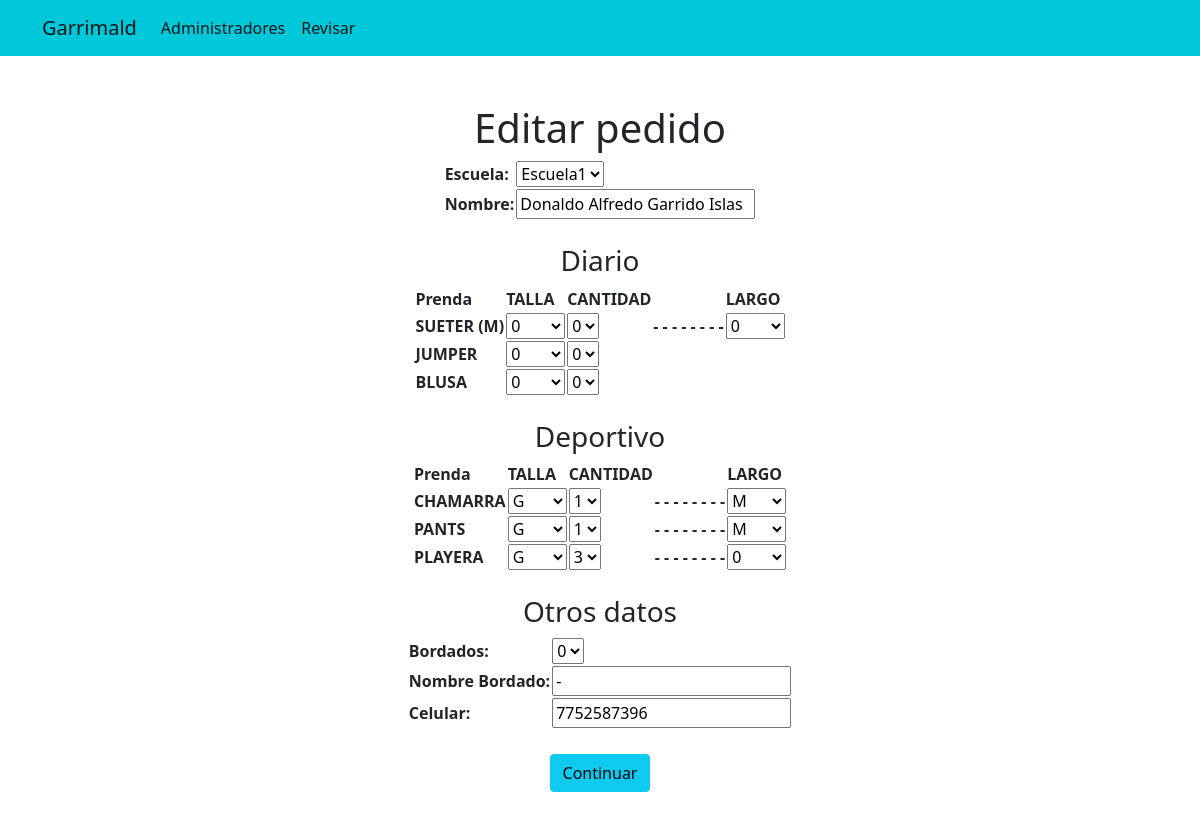
The page /ordenarMujer/5 (signed in) on the database its author committed.
### uniformes/models.py (models this page shows)
class Pedidos(models.Model):
    TALLAS = ((0,'0'), (2,'2'), (4,'4'), (6,'6'), (8,'8'),
              (10,'10'), (12,'12'), (14,'14'), (16,'16'),
              (32,'X-CH'), (34,'CH'), (36,'M'), (38,'G'),
              (40,'X-G'), (42,'2X-G'),)
    CANTIDAD = ((0,'0'), (1,'1'), (2,'2'), (3,'3'), (4,'4'), (5,'5'))
    id = models.AutoField(primary_key=True)
    escuela = models.ForeignKey(Escuela, on_delete=models.CASCADE)
    nombre = models.CharField(max_length=64, default='')
    chamarra = models.IntegerField(
        default=0,
        choices= TALLAS,
    )
    chamarra_largo = models.IntegerField(
        default=0,
        choices= TALLAS,
    )
    chamarra_cantidad = models.IntegerField(
        default=0,
        choices=CANTIDAD,
    )
    playera = models.IntegerField(
        default=0,
        choices= TALLAS,
    )
    playera_largo = models.IntegerField(
        default=0,
        choices= TALLAS,
    )
    playera_cantidad = models.IntegerField(
        default=0,
        choices=CANTIDAD,
    )
    pants = models.IntegerField(
        default=0,
        choices= TALLAS,
    )
    pants_largo = models.IntegerField(
        default=0,
        choices= TALLAS,
    )
    pants_cantidad = models.IntegerField(
        default=0,
        choices=CANTIDAD,
    )
    sueter_hombre = models.IntegerField(
        default=0,
        choices= TALLAS,
    )
    sueter_hombre_largo = models.IntegerField(
        default=0,
        choices= TALLAS,
    )
    sueter_hombre_cantidad = models.IntegerField(
        default=0,
        choices=CANTIDAD,
    )
    sueter_mujer = models.IntegerField(
        default=0,
        choices= TALLAS,
    )
    sueter_mujer_largo = models.IntegerField(
        default=0,
        choices= TALLAS,
    )
    sueter_mujer_cantidad = models.IntegerField(
        default=0,
        choices=CANTIDAD,
    )
    camisa = models.IntegerField(
        default=0,
        choices= TALLAS,
    )
    camisa_cantidad = models.IntegerField(
        default=0,
        choices=CANTIDAD,
    )
    blusa = models.IntegerField(
        default=0,
        choices= TALLAS,
    )
    blusa_cantidad = models.IntegerField(
        default=0,
        choices=CANTIDAD,
    )
    pantalon = models.IntegerField(
        default=0,
        choices= TALLAS,
    )
    pantalon_cantidad = models.IntegerField(
        default=0,
        choices=CANTIDAD,
    )
    jumper = models.IntegerField(
        default=0,
        choices= TALLAS,
    )
    jumper_largo = models.IntegerField(
        default=0,
        choices= TALLAS,
    )
    jumper_cantidad = models.IntegerField(
        default=0,
        choices=CANTIDAD,
    )
    bordados = models.IntegerField(
        default=0,
        choices=CANTIDAD,
    )
    bordado_nombre = models.CharField(max_length=64, default='')
    celular = models.IntegerField(
        validators=[
            MaxValueValidator(9999999999),
            MinValueValidator(0)
        ]
    )
    fecha_hora = models.CharField(default=datetime.now().strftime('%Y-%m-%d %H:%M:%S'),
                                  max_length=64)

### uniformes/views.py (the view, shortened to what this page needs)
# urls.py: path('ordenarMujer/<int:pk>', views.editarMujer, name='editarMujer'),
@login_required(login_url='login')
def editarMujer(request, pk):
    pedido = Pedidos.objects.get(pk=pk)
    form = MujerForm(instance=pedido)
    return render(request, 'uniformes/editarMujer.html', {'uniformform':form, 'pedido':pedido})

### uniformes/forms.py
class MujerForm(forms.ModelForm):
    class Meta:
        model = Pedidos
        fields = ['escuela', 'nombre', 'chamarra', 'chamarra_largo','chamarra_cantidad',
                  'playera', 'playera_largo', 'playera_cantidad',
                  'pants', 'pants_largo', 'pants_cantidad',
                  'sueter_mujer', 'sueter_mujer_largo', 'sueter_mujer_cantidad',
                  'blusa', 'blusa_cantidad',
                  'jumper', 'jumper_cantidad',
                  'bordados', 'bordado_nombre', 'celular']

### uniformes/models.py (called while the page is built)
    def __str__(self):
        return self.nombre_escuela

### uniformes/templates/uniformes/editarMujer.html (shortened to what this page needs)
{% extends 'uniformes/base.html' %}
{% block 'body' %}
<head>
  <link href="https://cdn.jsdelivr.net/npm/bootstrap@5.0.1/dist/css/bootstrap.min.css" rel="stylesheet">
</head>
<div class="my-5 text-center container">
  <body><h1>Editar pedido</h1></body>
<center>
<form action="{% url 'editarMujer' pedido.id %}" method="post" class="center">
  <table>
      <tr>
          <th>
              Escuela:
          </th>
          <th>
              {{ uniformform.escuela }}
          </th>
      </tr>
      <tr>
          <th>
              Nombre:
          </th>
          <th>
              {{ uniformform.nombre }}
          </th>
      </tr>
  </table>
  <br>
  <body><h3>Diario</h3></body>
  <table>
      <tr>
          <th>
              Prenda
          </th>
          <th>
              TALLA
          </th>
          <th>
              CANTIDAD
          </th>
          <th>
          </th>
          <th>
              LARGO
          </th>
      </tr>
      <tr>
          <th>
              SUETER (M)
          </th>
          <th>
              {{ uniformform.sueter_mujer }}
          </th>
          <th>
              {{ uniformform.sueter_mujer_cantidad }}
          </th>
          <th>
              - - - - - - - -
          </th>
          <th>
              {{ uniformform.sueter_mujer_largo }}
          </th>
      </tr>
      <tr>
          <th>
              JUMPER
          </th>
          <th>
              {{ uniformform.jumper }}
          </th>
          <th>
              {{ uniformform.jumper_cantidad }}
          </th>
          <th>
          </th>
          <th>
          </th>
      </tr>
      <tr>
          <th>
              BLUSA
          </th>
          <th>
              {{ uniformform.blusa }}
          </th>
          <th>
              {{ uniformform.blusa_cantidad }}
          </th>
          <th>
          </th>
          <th>
          </th>
      </tr>
  </table>
  <br>
  <body><h3>Deportivo</h3></body>
  <table>
      <tr>
          <th>
              Prenda
          </th>
          <th>
              TALLA
          </th>
          <th>
              CANTIDAD
          </th>
          <th>
          </th>
          <th>
              LARGO
          </th>
      </tr>
      <tr>
          <th>
              CHAMARRA
          </th>
          <th>
              {{ uniformform.chamarra }}
          </th>
          <th>
              {{ uniformform.chamarra_cantidad }}
          </th>
          <th>
              - - - - - - - -
          </th>
          <th>
              {{ uniformform.chamarra_largo }}
          </th>
      </tr>
      <tr>
          <th>
              PANTS
          </th>
          <th>
              {{ uniformform.pants }}
          </th>
          <th>
              {{ uniformform.pants_cantidad }}
          </th>
          <th>
              - - - - - - - -
          </th>
          <th>
              {{ uniformform.pants_largo }}
          </th>
      </tr>
      <tr>
          <th>
              PLAYERA
          </th>
          <th>
              {{ uniformform.playera }}
          </th>
          <th>
              {{ uniformform.playera_cantidad }}
          </th>
          <th>
              - - - - - - - -
          </th>
          <th>
              {{ uniformform.playera_largo }}
          </th>
      </tr>
  </table>
  <br>
  <body><h3>Otros datos</h3></body>
  <table>
      <tr>
          <th>
              Bordados:
          </th>
          <th>
              {{ uniformform.bordados }}
          </th>
      </tr>
      <tr>
          <th>
              Nombre Bordado:
          </th>
          <th>
              {{ uniformform.bordado_nombre }}
          </th>
      </tr>
      <tr>
          <th>
              Celular:
          </th>
          <th>
              {{ uniformform.celular }}
          </th>
      </tr>
  </table>
  <br>
  <table>
      <tr>
          <th>
              <input type="submit" class="btn btn-info" value="Continuar">
          </th>
      </tr>
  </table>
</form>
</center>
</div>
{% endblock %}

### uniformes/templates/uniformes/base.html (shortened to what this page needs)
<!doctype html>
<html lang="en">
  <head>
    <link rel="stylesheet" href="https://stackpath.bootstrapcdn.com/bootstrap/4.2.1/css/bootstrap.min.css">
  </head>
  <nav class="navbar navbar-expand-lg navbar-light" style="background-color: #00C8DA">
    <div class="container">
      <a class="navbar-brand" href="{% url 'home' %}">Garrimald</a>
      <div class="collapse navbar-collapse" id="navbarNav">
        <ul class="navbar-nav">
          <li class="nav-item active">
            <a class="nav-link" href="{% url 'administradores' %}">Administradores</a>
          </li>
          <li class="nav-item active">
            <a class="nav-link" href="{% url 'ver' %}">Revisar</a>
          </li>
        </ul>
      </div>
    </div>
  </nav>
  <body>
    {% block 'body' %}
    {% endblock %}
  </body>
</html>

### rows shown on the page
Pedidos: escuela "Escuela1", nombre "Donaldo Alfredo Garrido Islas", sueter_mujer "0", sueter_mujer_cantidad "0", sueter_mujer_largo "0", jumper "0", jumper_cantidad "0", blusa "0", blusa_cantidad "0", chamarra "G", chamarra_cantidad "1", chamarra_largo "M", pants "G", pants_cantidad "1", pants_largo "M", playera "G", playera_cantidad "3", playera_largo "0", bordados "0", bordado_nombre "-", celular "7752587396"
